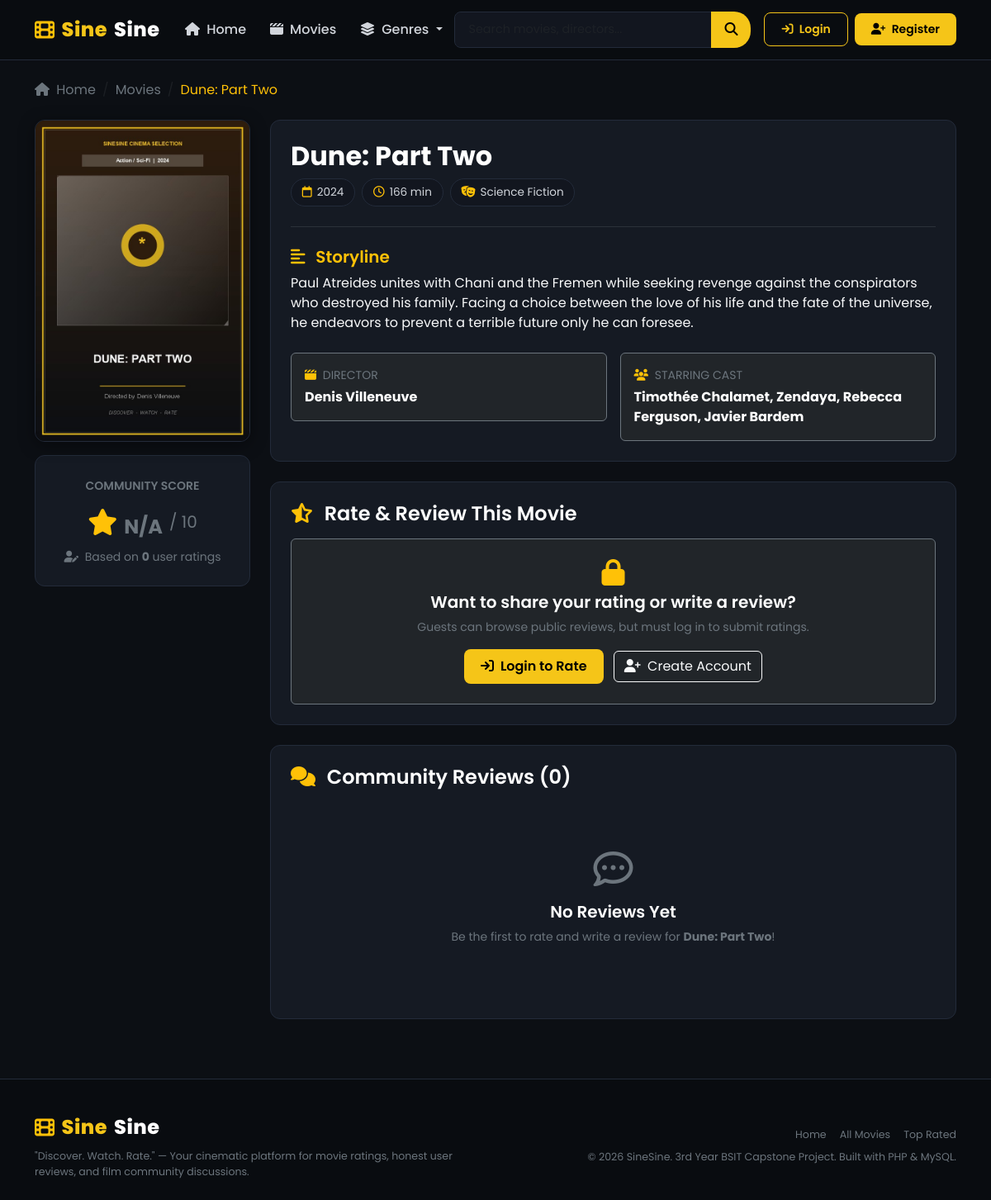
The app's page /movie-details.php?id=11 with its own data.
### tables this page shows
CREATE TABLE `movies` (
  `id` INT AUTO_INCREMENT PRIMARY KEY,
  `title` VARCHAR(150) NOT NULL,
  `description` TEXT NOT NULL,
  `genre` VARCHAR(100) NOT NULL,
  `release_year` INT(4) NOT NULL,
  `director` VARCHAR(100) NOT NULL,
  `cast` TEXT NOT NULL,
  `duration` VARCHAR(50) NOT NULL,
  `poster` VARCHAR(255) NOT NULL,
  `created_at` TIMESTAMP DEFAULT CURRENT_TIMESTAMP
);

### includes/functions.php (called while the page is built, shortened)
<?php
function sanitize($data) {
    return htmlspecialchars(trim((string)$data), ENT_QUOTES, 'UTF-8');
}
function getMovieById($pdo, $movieId) {
    $sql = "SELECT m.*,
            COALESCE(AVG(r.rating), 0) AS avg_rating,
            COUNT(r.id) AS review_count
            FROM movies m
            LEFT JOIN reviews r ON m.id = r.movie_id
            WHERE m.id = :id
            GROUP BY m.id";
    $stmt = $pdo->prepare($sql);
    $stmt->execute([':id' => $movieId]);
    return $stmt->fetch();
}
function getMovieReviews($pdo, $movieId) {
    $sql = "SELECT r.*, u.username, u.full_name, u.avatar
            FROM reviews r
            JOIN users u ON r.user_id = u.id
            WHERE r.movie_id = :movie_id
            ORDER BY r.created_at DESC";
    $stmt = $pdo->prepare($sql);
    $stmt->execute([':movie_id' => $movieId]);
    return $stmt->fetchAll();
}

### includes/auth.php (called while the page is built, shortened)
<?php
function isLoggedIn() {
    return isset($_SESSION['user_id']) && !empty($_SESSION['user_id']);
}
function isAdmin() {
    return isLoggedIn() && isset($_SESSION['role']) && $_SESSION['role'] === 'admin';
}

### movie-details.php (the view, shortened to what this page needs)
<?php
require_once __DIR__ . '/config/database.php';
require_once __DIR__ . '/includes/auth.php';
require_once __DIR__ . '/includes/functions.php';
$pdo = getDBConnection();
$movieId = isset($_GET['id']) ? (int)$_GET['id'] : 0;
$movie = getMovieById($pdo, $movieId);
$reviews = getMovieReviews($pdo, $movieId);
$userExistingReview = null;
$hasRating = $movie['avg_rating'] > 0;
$ratingScore = $hasRating ? number_format($movie['avg_rating'], 1) : null;
include_once __DIR__ . '/includes/header.php';
?>
<nav aria-label="breadcrumb" class="mb-4">
    <ol class="breadcrumb">
        <li class="breadcrumb-item"><a href="/sinesine/index.php" class="text-secondary"><i class="fa-solid fa-house me-1"></i> Home</a></li>
        <li class="breadcrumb-item"><a href="/sinesine/movies.php" class="text-secondary">Movies</a></li>
        <li class="breadcrumb-item active text-warning" aria-current="page"><?= sanitize($movie['title']) ?></li>
    </ol>
</nav>
<div class="row g-4 mb-5">
    <div class="col-md-4 col-lg-3">
        <img src="/sinesine/assets/images/movies/<?= sanitize($movie['poster']) ?>"
             onerror="this.src='/sinesine/assets/images/movies/inception.jpg'"
             alt="<?= sanitize($movie['title']) ?>"
             class="detail-poster-img mb-3">
        <div class="detail-info-card text-center">
            <span class="text-secondary small text-uppercase fw-semibold">Community Score</span>
            <div class="d-flex align-items-center justify-content-center gap-2 my-2">
                <i class="fa-solid fa-star fa-2x text-warning"></i>
                <div class="display-6 fw-bold text-white">
                    <?= $hasRating ? $ratingScore : '<span class="fs-4 text-secondary">N/A</span>' ?>
                </div>
                <span class="text-secondary fs-5">/ 10</span>
            </div>
            <p class="text-secondary small mb-0">
                <i class="fa-solid fa-user-pen me-1"></i> Based on <strong><?= (int)$movie['review_count'] ?></strong> user rating<?= ((int)$movie['review_count'] === 1) ? '' : 's' ?>
            </p>
        </div>
    </div>
    <div class="col-md-8 col-lg-9">
        <div class="detail-info-card mb-4">
            <div class="d-flex flex-wrap justify-content-between align-items-start gap-2 mb-3">
                <div>
                    <h1 class="h2 text-white fw-bold mb-1"><?= sanitize($movie['title']) ?></h1>
                    <div class="d-flex flex-wrap gap-2 align-items-center mt-2">
                        <span class="detail-meta-pill"><i class="fa-regular fa-calendar text-warning"></i> <?= sanitize($movie['release_year']) ?></span>
                        <span class="detail-meta-pill"><i class="fa-regular fa-clock text-warning"></i> <?= sanitize($movie['duration']) ?></span>
                        <span class="detail-meta-pill"><i class="fa-solid fa-masks-theater text-warning"></i> <?= sanitize($movie['genre']) ?></span>
                    </div>
                </div>
            </div>
            <hr class="border-secondary my-4">
            <div class="mb-4">
                <h5 class="text-warning mb-2"><i class="fa-solid fa-align-left me-2"></i> Storyline</h5>
                <p class="text-light leading-relaxed fs-6 mb-0"><?= nl2br(sanitize($movie['description'])) ?></p>
            </div>
            <div class="row g-3">
                <div class="col-sm-6">
                    <div class="p-3 rounded bg-dark border border-secondary">
                        <span class="text-secondary small text-uppercase d-block mb-1"><i class="fa-solid fa-clapperboard text-warning me-1"></i> Director</span>
                        <strong class="text-white"><?= sanitize($movie['director']) ?></strong>
                    </div>
                </div>
                <div class="col-sm-6">
                    <div class="p-3 rounded bg-dark border border-secondary">
                        <span class="text-secondary small text-uppercase d-block mb-1"><i class="fa-solid fa-users text-warning me-1"></i> Starring Cast</span>
                        <strong class="text-white"><?= sanitize($movie['cast']) ?></strong>
                    </div>
                </div>
            </div>
        </div>
        <div class="detail-info-card mb-4" id="review-section">
            <h4 class="text-white mb-3">
                <i class="fa-solid fa-star-half-stroke text-warning me-2"></i>
                <?= $userExistingReview ? 'Your Submitted Rating & Review' : 'Rate & Review This Movie' ?>
            </h4>
            <?php if (isAdmin()): ?>
                <div class="text-center py-4 bg-dark rounded border border-secondary">
                    <i class="fa-solid fa-shield-halved text-warning fa-2x mb-2"></i>
                    <h5 class="text-white">Administrator Accounts</h5>
                    <p class="text-secondary small mb-0">Administrators cannot submit ratings or reviews.</p>
                </div>
            <?php else: ?>
                <div class="text-center py-4 bg-dark rounded border border-secondary">
                    <i class="fa-solid fa-lock text-warning fa-2x mb-2"></i>
                    <h5 class="text-white">Want to share your rating or write a review?</h5>
                    <p class="text-secondary small mb-3">Guests can browse public reviews, but must log in to submit ratings.</p>
                    <a href="/sinesine/login.php" class="btn btn-gold me-2">
                        <i class="fa-solid fa-arrow-right-to-bracket me-1"></i> Login to Rate
                    </a>
                    <a href="/sinesine/register.php" class="btn btn-outline-light">
                        <i class="fa-solid fa-user-plus me-1"></i> Create Account
                    </a>
                </div>
            <?php endif; ?>
        </div>
        <div class="detail-info-card">
            <div class="d-flex justify-content-between align-items-center mb-4">
                <h4 class="text-white mb-0">
                    <i class="fa-solid fa-comments text-warning me-2"></i>
                    Community Reviews (<?= count($reviews) ?>)
                </h4>
            </div>
            <?php if (empty($reviews)): ?>
                <div class="text-center py-5">
                    <i class="fa-regular fa-comment-dots text-secondary fa-3x mb-3"></i>
                    <h5 class="text-white">No Reviews Yet</h5>
                    <p class="text-secondary small">Be the first to rate and write a review for <strong><?= sanitize($movie['title']) ?></strong>!</p>
                </div>
            <?php endif; ?>
        </div>
    </div>
</div>
<?php include_once __DIR__ . '/includes/footer.php'; ?>

### assets/css/style.css (style rules this page uses)
:root { --bg-main: #0c0f14; --bg-card: #151a23; --bg-card-hover: #1c2230; --bg-navbar: #090c10; --bg-input: #12161f; --border-color: #232b3a; --gold: #f5c518; --gold-hover: #e2b616; --text-white: #ffffff; --text-muted: #8c9ba5; --text-light: #d1d5db; --danger: #e50914; --font-primary: 'Poppins', -apple-system, BlinkMacSystemFont, 'Segoe UI', Roboto, sans-serif; --radius-sm: 8px; --radius-md: 12px; --radius-lg: 16px; --shadow-soft: 0 4px 20px rgba(0, 0, 0, 0.4); --shadow-hover: 0 10px 30px rgba(0, 0, 0, 0.7); --transition: all 0.25s ease-in-out; }
body { background-color: var(--bg-main); color: var(--text-light); font-family: var(--font-primary); min-height: 100vh; display: flex; flex-direction: column; overflow-x: hidden; }
h1, h2, h3, h4, h5, h6 { color: var(--text-white); font-weight: 600; }
a { color: var(--gold); text-decoration: none; transition: var(--transition); }
.btn-gold { background-color: var(--gold); color: #000; font-weight: 600; border-radius: var(--radius-sm); padding: 0.55rem 1.25rem; border: none; transition: var(--transition); }
.detail-poster-img { width: 100%; border-radius: var(--radius-md); box-shadow: var(--shadow-soft); border: 1px solid var(--border-color); }
.detail-info-card { background-color: var(--bg-card); border: 1px solid var(--border-color); border-radius: var(--radius-md); padding: 1.5rem; }
.detail-meta-pill { background-color: var(--bg-input); border: 1px solid var(--border-color); padding: 0.35rem 0.8rem; border-radius: 20px; font-size: 0.85rem; display: inline-flex; align-items: center; gap: 6px; color: var(--text-light); }

### records on screen
movies: title "Dune: Part Two", poster (picture), release_year "2024", duration "166 min", genre "Science Fiction", description "Paul Atreides unites with Chani and the Fremen while seeking revenge against the conspirators who destroyed his family. Facing a choice between the love of his life and the fate of the universe, he endeavors to prevent a terrible future only he can foresee.", director "Denis Villeneuve", cast "Timothée Chalamet, Zendaya, Rebecca Ferguson, Javier Bardem"

### other values on screen
$movie['review_count'] "0"
count($reviews) "0"
